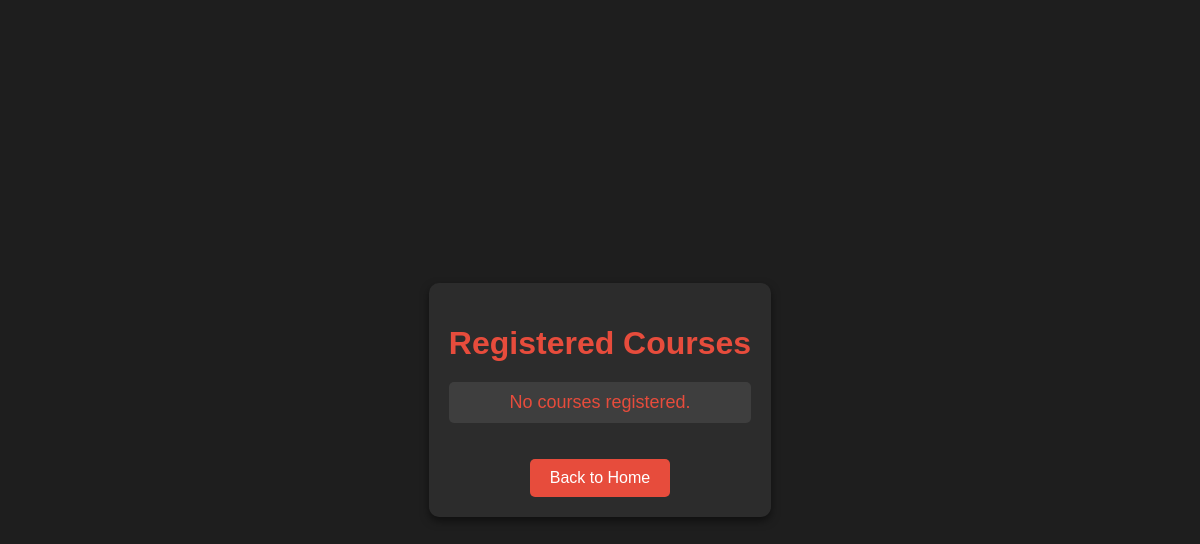
Page /subject_alreadysign/registered-courses/ (signed in) on the earlier database version.
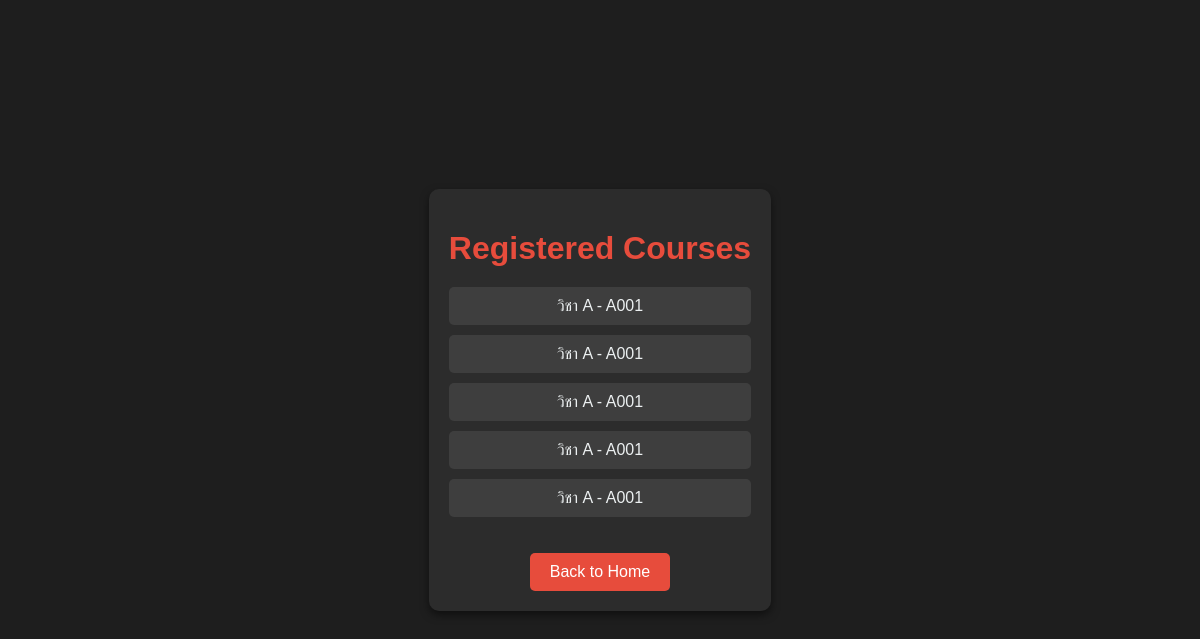
Same page on the later database version.
### course_selection/models.py (models this page shows, shortened)
class CourseRegistration(models.Model):
    user = models.ForeignKey(User, on_delete=models.CASCADE, related_name='course_selection_user_registrations')
    course = models.ForeignKey(Course, on_delete=models.CASCADE, related_name='course_selection_registrations')
    registration_date = models.DateTimeField(auto_now_add=True)

### courses/models.py (models this page shows, shortened)
class Course(models.Model):
    course_name = models.CharField(max_length=100)
    course_code = models.CharField(max_length=20)
    semester = models.CharField(max_length=20)
    academic_year = models.CharField(max_length=20)
    max_capacity = models.IntegerField()
    enrollment_status = models.BooleanField(default=True)

### subject_alreadysign/views.py (the view)
# urls.py: path('registered-courses/', views.registered_courses, name='registered_courses'),
def registered_courses(request):
    if request.user.is_authenticated:
        registrations = CourseRegistration.objects.filter(user=request.user)
        context = {
            'registrations': registrations
        }
        return render(request, 'subject_alreadysign/subject_sign.html', context)
    else:
        return render(request, 'login.html')  # เปลี่ยนเส้นทางถ้าผู้ใช้ไม่ได้ล็อกอิน

### subject_alreadysign/templates/subject_alreadysign/subject_sign.html (shortened to what this page needs)
<!DOCTYPE html>
<html lang="en">
<head>
</head>
<body>
    <div class="container">
        <h1>Registered Courses</h1>
        <ul>
            {% if registrations %}
                {% for registration in registrations %}
                    <li>
                        {{ registration.course.course_name }} - {{ registration.course.course_code }}
                    </li>
                {% endfor %}
            {% else %}
                <li class="no-courses">No courses registered.</li>
            {% endif %}
        </ul>
        <a href="{% url 'home' %}">Back to Home</a>
    </div>
</body>
</html>

### subject_alreadysign/templates/subject_alreadysign/subject_sign.html (style rules this page uses)
body { font-family: 'Arial', sans-serif; background-color: #1e1e1e; margin: 0; padding: 0; color: #ecf0f1; display: flex; justify-content: center; align-items: center; min-height: 100vh; }
.container { max-width: 600px; padding: 20px; background-color: #2c2c2c; border-radius: 10px; box-shadow: 0 4px 8px rgba(0, 0, 0, 0.5); text-align: center; }
h1 { color: #e74c3c; margin-bottom: 20px; }
ul { list-style-type: none; padding: 0; }
li { background-color: #3e3e3e; padding: 10px; margin-bottom: 10px; border-radius: 5px; color: #ecf0f1; }
a { display: inline-block; padding: 10px 20px; background-color: #e74c3c; color: white; text-decoration: none; border-radius: 5px; margin-top: 20px; transition: background-color 0.3s ease; }

Differences in the rows shown:
added CourseRegistration: course.course_name "วิชา A", course.course_code "A001"
added CourseRegistration: course.course_name "วิชา A", course.course_code "A001"
added CourseRegistration: course.course_name "วิชา A", course.course_code "A001"
added CourseRegistration: course.course_name "วิชา A", course.course_code "A001"
added CourseRegistration: course.course_name "วิชา A", course.course_code "A001"
Other differences:
text no longer shown: "No courses registered."
